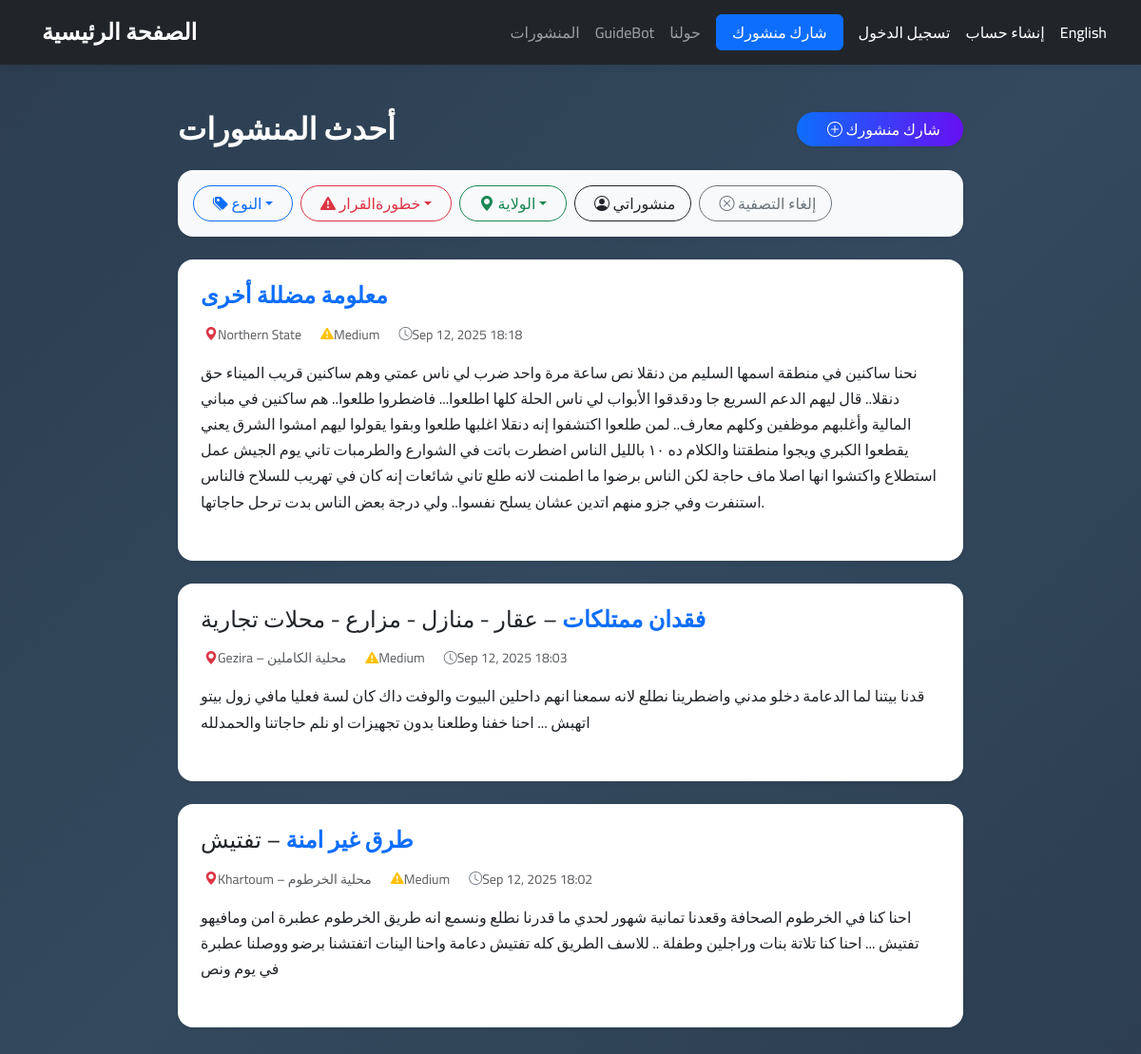
The page /posts?filter=danger&value=Medium on the database its author committed.
### app/database.py (models this page shows)
class Post(db.Model):
    __tablename__ = 'Posts'
    id = db.Column(db.Integer, primary_key=True, autoincrement=True)
    created_at = db.Column(db.DateTime, default=datetime.utcnow, nullable=False)
    time = db.Column(db.String(100), nullable=False)
    user_id = db.Column(db.Integer, db.ForeignKey('Users.id'), nullable=False)
    user = db.relationship('User', back_populates='posts')
    state = db.Column(db.String(80), nullable=False)
    locality = db.Column(db.String(80), nullable=True)           # only for Khartoum/Gezira
    misinfo_type = db.Column(db.String(80), nullable=False)
    followup = db.Column(db.String(120), nullable=True)
    decision = db.Column(db.Boolean, default=False, nullable=False)  # did it lead to a decision?
    danger_level = db.Column(
        db.String(10),
        db.CheckConstraint("danger_level IN ('High','Medium','Low')"),
        nullable=False
    )
    content = db.Column(db.Text, nullable=False)
    media_items = db.relationship('Media', back_populates='post', cascade="all, delete-orphan")

### app/routes.py (the view)
@main.route('/posts', methods=['GET'])
def posts_list():
    lang = request.args.get('lang', 'ar')
    filter_by = request.args.get('filter')
    value = request.args.get('value')
    query = Post.query.options(
        joinedload(Post.user),
        joinedload(Post.media_items)
    )
    if filter_by == "type":
        query = query.filter(Post.misinfo_type == value)
    elif filter_by == "followup":
        query = query.filter(Post.followup == value)
    elif filter_by == "danger":
        query = query.filter(Post.danger_level == value)
    elif filter_by == "state":
        query = query.filter(Post.state == value)
    elif filter_by == "owner":
        if value == "me" and session.get("user_id"):
            query = query.filter(Post.user_id == session["user_id"])
    posts = query.order_by(Post.created_at.desc(), Post.id.desc()).all()
    return render_template('posts_list.html', lang=lang, posts=posts)

### app/routes.py (called while the page is built)
@main.app_context_processor
def inject_notifications():
    user_id = session.get("user_id")
    notifs = []
    unread_count = 0
    if user_id:
        notifs = Notification.query.filter_by(user_id=user_id).order_by(Notification.created_at.desc()).limit(5).all()
        unread_count = Notification.query.filter_by(user_id=user_id, is_read=False).count()
    return dict(notifications=notifs, unread_count=unread_count)

### app/templates/posts_list.html (shortened to what this page needs)
{% extends "base.html" %}
{% block content %}
<section class="py-5" style="background: linear-gradient(135deg, #2c3e50, #34495e, #2c3e50); min-height: 100vh;">
  <div class="container" style="max-width: 850px;">
    <div class="d-flex justify-content-between align-items-center mb-4 text-white">
      <h2 class="fw-bold m-0">
        {% if lang == 'en' %}Latest Stories{% else %}أحدث المنشورات{% endif %}
      </h2>
      <a class="btn btn-gradient px-4 rounded-pill shadow-sm"
         href="{{ url_for('main.post', lang=lang) if session.get('user_id') else url_for('main.login', lang=lang) }}">
        <i class="bi bi-plus-circle me-2"></i>
        {% if lang == 'en' %}Share a Post{% else %}شارك منشورك{% endif %}
      </a>
    </div>
    <div class="card shadow-sm border-0 rounded-4 mb-4 p-3" style="background: #f8f9fa; position: relative;">
      <div class="d-flex flex-wrap gap-2">
        <div class="dropdown">
          <button class="btn btn-outline-primary rounded-pill px-3 dropdown-toggle" type="button" data-bs-toggle="dropdown">
            <i class="bi bi-tags-fill me-1"></i>
            {% if lang == 'en' %}Type{% else %}النوع{% endif %}
          </button>
        </div>
        <div class="dropdown">
          <button class="btn btn-outline-danger rounded-pill px-3 dropdown-toggle" type="button" data-bs-toggle="dropdown">
            <i class="bi bi-exclamation-triangle-fill me-1"></i>
            {% if lang == 'en' %}Decision Danger{% else %}خطورةالقرار{% endif %}
          </button>
        </div>
        <div class="dropdown">
          <button class="btn btn-outline-success rounded-pill px-3 dropdown-toggle" type="button" data-bs-toggle="dropdown">
            <i class="bi bi-geo-alt-fill me-1"></i>
            {% if lang == 'en' %}State{% else %}الولاية{% endif %}
          </button>
        </div>
        <a class="btn btn-outline-dark rounded-pill px-3" href="?filter=owner&value=me">
          <i class="bi bi-person-circle me-1"></i>
          {% if lang == 'en' %}My Posts{% else %}منشوراتي{% endif %}
        </a>
        <a class="btn btn-outline-secondary rounded-pill px-3" href="{{ url_for('main.posts_list', lang=lang) }}">
          <i class="bi bi-x-circle me-1"></i>
          {% if lang == 'en' %}Clear{% else %}إلغاء التصفية{% endif %}
        </a>
      </div>
    </div>
    {% for post in posts %}
      <div class="card shadow-sm mb-4 border-0 rounded-4"
           style="background: #fff; transition: 0.2s; border-left: 6px solid #0d6efd;">
        <div class="card-body p-4">
          <h4 class="fw-bold text-primary mb-3">
            {{ post.misinfo_type }}
            {% if post.followup %}
              <span class="text-dark fw-normal">– {{ post.followup }}</span>
            {% endif %}
          </h4>
          <div class="d-flex flex-wrap align-items-center small text-muted mb-3 gap-3">
            <span class="d-flex align-items-center">
              <i class="bi bi-geo-alt-fill text-danger me-1"></i>
              {{ post.state }}{% if post.locality %} – {{ post.locality }}{% endif %}
            </span>
            <span class="d-flex align-items-center">
              <i class="bi bi-exclamation-triangle-fill me-1
                 {% if post.danger_level == 'High' %}text-danger{% elif post.danger_level == 'Medium' %}text-warning{% else %}text-success{% endif %}">
              </i>
              {{ post.danger_level }}
            </span>
            <span class="d-flex align-items-center">
              <i class="bi bi-clock text-secondary me-1"></i>
              {{ post.created_at.strftime('%b %d, %Y %H:%M') if post.created_at }}
            </span>
          </div>
          <p class="mb-4 fs-6 text-dark" style="line-height: 1.7;">
            {{ post.content }}
          </p>
        </div>
      </div>
    {% endfor %}
  </div>
</section>
{% endblock %}

### app/static/css/style.css (style rules this page uses)
body, html { margin: 0; padding: 0; font-family: 'Segoe UI', 'Tahoma', 'Arial', 'Cairo', sans-serif; direction: ltr; background: url("/static/img/bg.jpg") no-repeat center center fixed; background-size: cover; }

### app/templates/base.html (style rules this page uses)
body { font-family: 'Cairo', sans-serif; }

### app/templates/posts_list.html (style rules this page uses)
html { overflow-y: scroll; }
.btn-gradient { background: linear-gradient(90deg, #0d6efd, #6610f2); color: #fff; font-weight: 500; border: none; }

### rows shown on the page
Post: misinfo_type "معلومة مضللة أخرى", state "Northern State", danger_level "Medium", created_at "Sep 12, 2025 18:18", content "نحنا ساكنين في منطقة اسمها السليم من دنقلا نص ساعة مرة واحد ضرب لي ناس عمتي وهم ساكنين قريب الميناء حق دنقلا.. قال ليهم الدعم السريع جا ودقدقوا الأبواب لي ناس الحلة كلها اطلعوا... فاضطروا طلعوا.. هم ساكنين في مباني المالية وأغلبهم موظفين وكلهم معارف.. لمن طلعوا اكتشفوا إنه دنقلا اغلبها طلعوا وبقوا يقولوا ليهم امشوا الشرق يعني يقطعوا الكبري ويجوا منطقتنا والكلام ده ١٠ بالليل الناس اضطرت باتت في الشوارع والطرمبات تاني يوم الجيش عمل استطلاع واكتشوا انها اصلا ماف حاجة لكن الناس برضوا ما اطمنت لانه طلع تاني شائعات إنه كان في تهريب للسلاح فالناس استنفرت وفي جزو منهم اتدين عشان يسلح نفسوا.. ولي درجة بعض الناس بدت ترحل حاجاتها."
Post: misinfo_type "فقدان ممتلكات", followup "عقار - منازل - مزارع - محلات تجارية", state "Gezira", locality "محلية الكاملين", danger_level "Medium", created_at "Sep 12, 2025 18:03", content "قدنا بيتنا لما الدعامة دخلو مدني واضطرينا نطلع لانه سمعنا انهم داحلين البيوت والوفت داك كان لسة فعليا مافي زول بيتو اتهبش ... احنا خفنا وطلعنا بدون تجهيزات او نلم حاجاتنا والحمدلله"
Post: misinfo_type "طرق غير امنة", followup "تفتيش", state "Khartoum", locality "محلية الخرطوم", danger_level "Medium", created_at "Sep 12, 2025 18:02", content "احنا كنا في الخرطوم الصحافة وقعدنا تمانية شهور لحدي ما قدرنا نطلع ونسمع انه طريق الخرطوم عطبرة امن ومافيهو تفتيش ... احنا كنا تلاتة بنات وراجلين وطفلة .. للاسف الطريق كله تفتيش دعامة واحنا الينات اتفتشنا برضو ووصلنا عطبرة في يوم ونص"
